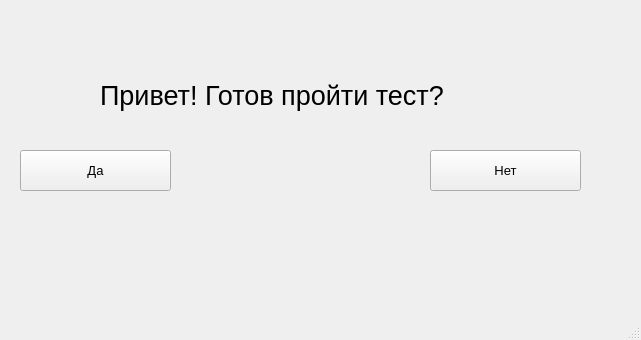
<?xml version="1.0" encoding="UTF-8"?>
<ui version="4.0">
 <class>Test</class>
 <widget class="QMainWindow" name="Test">
  <property name="geometry">
   <rect>
    <x>0</x>
    <y>0</y>
    <width>641</width>
    <height>340</height>
   </rect>
  </property>
  <property name="font">
   <font>
    <pointsize>10</pointsize>
   </font>
  </property>
  <property name="windowTitle">
   <string>MainWindow</string>
  </property>
  <widget class="QWidget" name="centralwidget">
   <widget class="QLabel" name="label">
    <property name="geometry">
     <rect>
      <x>100</x>
      <y>-20</y>
      <width>451</width>
      <height>231</height>
     </rect>
    </property>
    <property name="font">
     <font>
      <pointsize>20</pointsize>
     </font>
    </property>
    <property name="text">
     <string>Привет! Готов пройти тест?</string>
    </property>
   </widget>
   <widget class="QPushButton" name="PushButton">
    <property name="geometry">
     <rect>
      <x>20</x>
      <y>150</y>
      <width>151</width>
      <height>41</height>
     </rect>
    </property>
    <property name="text">
     <string>Да</string>
    </property>
   </widget>
   <widget class="QPushButton" name="pushButton_2">
    <property name="geometry">
     <rect>
      <x>430</x>
      <y>150</y>
      <width>151</width>
      <height>41</height>
     </rect>
    </property>
    <property name="text">
     <string>Нет</string>
    </property>
   </widget>
  </widget>
  <widget class="QMenuBar" name="menubar">
   <property name="geometry">
    <rect>
     <x>0</x>
     <y>0</y>
     <width>641</width>
     <height>29</height>
    </rect>
   </property>
  </widget>
  <widget class="QStatusBar" name="statusbar"/>
 </widget>
 <resources/>
 <connections/>
</ui>
